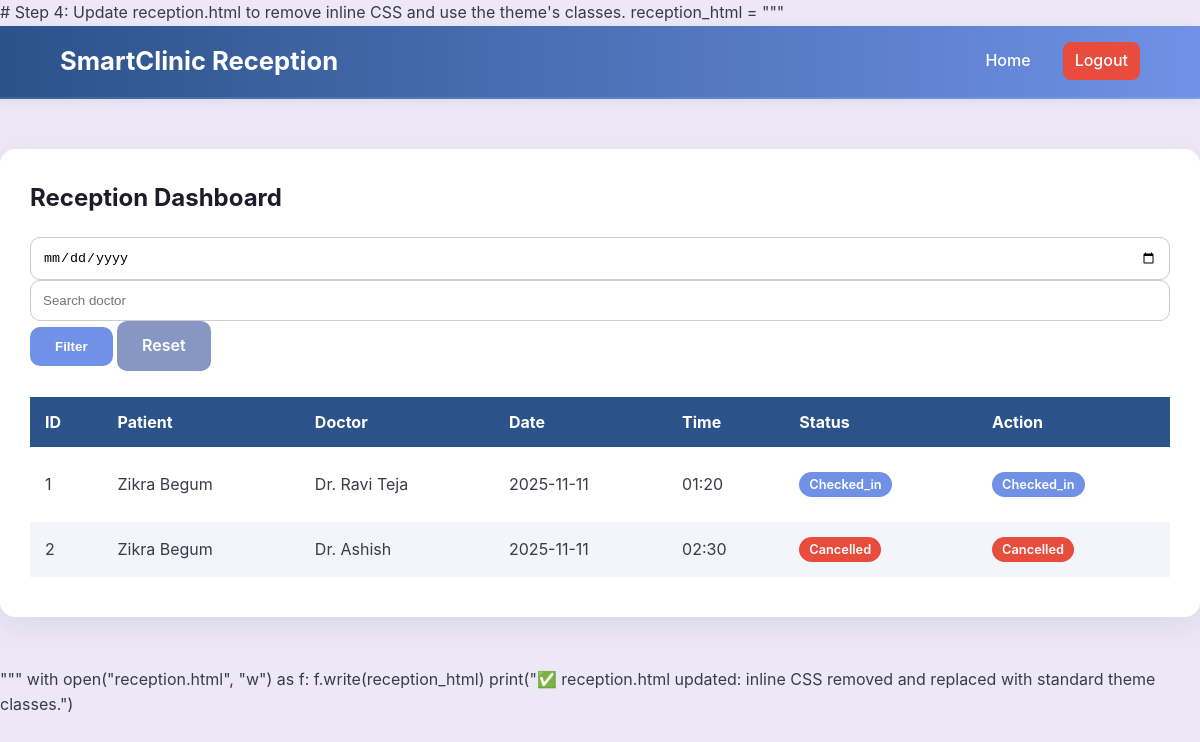
The page /reception (signed in) on the database as committed earlier.
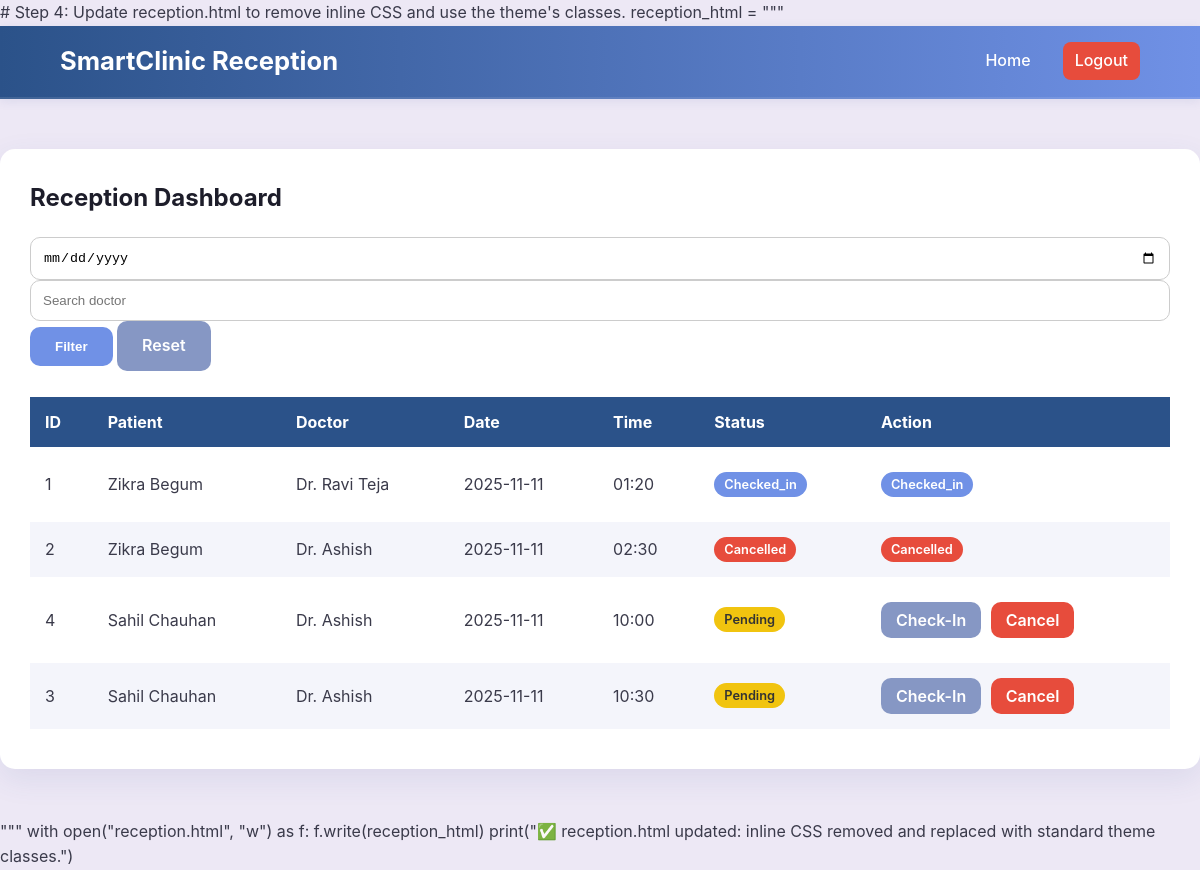
The same page on the database as committed later.
### tables this page shows
CREATE TABLE appointments (
    id INTEGER PRIMARY KEY AUTOINCREMENT,
    patient_name TEXT NOT NULL,
    doctor_name TEXT NOT NULL,
    date TEXT NOT NULL,
    time TEXT NOT NULL,
    status TEXT DEFAULT 'pending',
    queue_number INTEGER
);

### app.py (the view)
@app.route('/reception')
@login_required
@role_required('reception', 'admin')
def reception():
    date = request.args.get('date', '').strip()
    doctor = request.args.get('doctor', '').strip()
    conn = get_db_connection()
    if date and doctor:
        rows = conn.execute(
            "SELECT * FROM appointments WHERE date=? AND doctor_name LIKE ? ORDER BY time",
            (date, f'%{doctor}%')
        ).fetchall()
    elif date:
        rows = conn.execute(
            "SELECT * FROM appointments WHERE date=? ORDER BY time", (date,)
        ).fetchall()
    elif doctor:
        rows = conn.execute(
            "SELECT * FROM appointments WHERE doctor_name LIKE ? ORDER BY date, time",
            (f'%{doctor}%',)
        ).fetchall()
    else:
        today = datetime.now().date().isoformat()
        rows = conn.execute("SELECT * FROM appointments WHERE date=? ORDER BY time", (today,)).fetchall()
    conn.close()
    user = get_current_user()
    return render_template('reception.html', appointments=rows, user=user)

### app.py (called while the page is built)
def get_db_connection():
    conn = sqlite3.connect(DB)
    conn.row_factory = sqlite3.Row
    return conn

def login_required(f):
    @wraps(f)
    def decorated_function(*args, **kwargs):
        if 'user_id' not in session:
            flash("Please log in to access this page.", "error")
            return redirect(url_for('login', next=request.path))
        return f(*args, **kwargs)
    return decorated_function

def role_required(*allowed_roles):
    def decorator(f):
        @wraps(f)
        def decorated_function(*args, **kwargs):
            role = session.get('role')
            if role not in allowed_roles:
                flash("You do not have permission to access this page.", "error")
                return redirect(url_for('home'))
            return f(*args, **kwargs)
        return decorated_function
    return decorator

def get_current_user():
    uid = session.get('user_id')
    if not uid:
        return None
    conn = get_db_connection()
    user = conn.execute('SELECT id, username, full_name, role FROM users WHERE id=?', (uid,)).fetchone()
    conn.close()
    return user

### templates/reception.html (shortened to what this page needs)
<!DOCTYPE html>
<html lang="en">
<head>
  <link rel="stylesheet" href="{{ url_for('static', filename='css/style.css') }}">
</head>
<body>
  <header>
    <div class="navbar">
      <div class="logo">SmartClinic Reception</div>
      <nav>
        <a href="{{ url_for('home') }}">Home</a>
        <a href="{{ url_for('logout') }}" class="btn-danger">Logout</a>
      </nav>
    </div>
  </header>
  <div class="dashboard-container">
    <h2>Reception Dashboard</h2>
    <form method="GET" class="filter-form">
      <input type="date" name="date" value="{{ request.args.get('date', '') }}">
      <input type="text" name="doctor" placeholder="Search doctor" value="{{ request.args.get('doctor', '') }}">
      <button type="submit" class="btn">Filter</button>
      <a href="{{ url_for('reception') }}" class="btn btn-secondary">Reset</a>
    </form>
    {% if appointments %}
      <table>
        <thead>
          <tr>
            <th>ID</th>
            <th>Patient</th>
            <th>Doctor</th>
            <th>Date</th>
            <th>Time</th>
            <th>Status</th>
            <th>Action</th>
          </tr>
        </thead>
        <tbody>
          {% for appt in appointments %}
            <tr>
              <td>{{ appt['id'] }}</td>
              <td>{{ appt['patient_name'] }}</td>
              <td>{{ appt['doctor_name'] }}</td>
              <td>{{ appt['date'] }}</td>
              <td>{{ appt['time'] }}</td>
              <td><span class="status-tag status-{{ appt['status']|lower }}">{{ appt['status']|capitalize }}</span></td>
              <td>
                {% if appt['status'] == 'pending' %}
                  <a href="{{ url_for('checkin', appointment_id=appt['id']) }}" class="btn btn-secondary" style="margin-right: 5px; padding: 8px 15px;">Check-In</a>
                  <a href="{{ url_for('cancel', appointment_id=appt['id']) }}" class="btn btn-danger" style="padding: 8px 15px;">Cancel</a>
                {% else %}
                  <span class="status-tag status-{{ appt['status']|lower }}">{{ appt['status']|capitalize }}</span>
                {% endif %}
              </td>
            </tr>
          {% endfor %}
        </tbody>
      </table>
    {% else %}
      <p class="no-results">No appointments found.</p>
    {% endif %}
  </div>
</body>
</html>

### static/css/style.css (style rules this page uses)
:root { --color-navy: #2b5289; --color-teal: #7091E6; --color-aqua: #8697C4; --color-accent-light: #ADBBDA; --color-background: #EDE8F5; --color-text-dark: #1D1D2A; --color-text-light: #3A3A4A; --color-shadow: rgba(61, 82, 160, 0.1); --color-success: #3CB878; --color-error: #E74C3C; --font-family-base: 'Inter', sans-serif; }
body { margin: 0; font-family: var(--font-family-base); background: var(--color-background); color: var(--color-text-light); line-height: 1.6; }
h1, h2, h3 { color: var(--color-text-dark); margin-top: 0; }
.navbar { display: flex; justify-content: space-between; align-items: center; background: linear-gradient(90deg, var(--color-navy), var(--color-teal)); padding: 15px 5%; box-shadow: 0 2px 10px var(--color-shadow); border-bottom: 2px solid rgba(255, 255, 255, 0.1); }
.navbar .logo { font-weight: 700; font-size: 1.6em; color: #fff; text-decoration: none; }
.navbar nav { display: flex; align-items: center; }
.navbar nav a { color: #fff; margin-left: 20px; text-decoration: none; font-weight: 500; padding: 6px 12px; border-radius: 8px; transition: background-color 0.3s, transform 0.2s; }
.btn { background: var(--color-teal); color: #fff !important; padding: 12px 25px; border-radius: 10px; font-weight: 600; border: none; cursor: pointer; transition: all 0.3s ease; text-decoration: none; display: inline-block; }
.btn-secondary { background: var(--color-aqua); }
.btn-danger { background: var(--color-error); }
input, select, textarea { width: 100%; padding: 12px; border: 1px solid #ccc; border-radius: 10px; transition: border-color 0.2s; }
table { width: 100%; border-spacing: 0 10px; margin-top: 15px; }
th { background-color: var(--color-navy); color: #fff; padding: 15px; text-align: left; }
td { padding: 15px; }
tr:nth-child(even) { background-color: #f4f5fb; }
.status-tag { display: inline-block; padding: 5px 10px; border-radius: 15px; font-weight: 600; font-size: 0.8em; }
.status-pending { background-color: #f1c40f; color: #333; }
.status-checked_in { background-color: var(--color-teal); color: white; }
.status-cancelled { background-color: var(--color-error); color: white; }
.dashboard-container { max-width: 1200px; margin: 50px auto; padding: 30px; background: white; border-radius: 15px; box-shadow: 0 10px 30px rgba(61, 82, 160, 0.1); }

Rows that differ between the two databases and show on the page:
added appointments: id "4", patient_name "Sahil Chauhan", doctor_name "Dr. Ashish", date "2025-11-11", time "10:00", status "Pending"
added appointments: id "3", patient_name "Sahil Chauhan", doctor_name "Dr. Ashish", date "2025-11-11", time "10:30", status "Pending"
